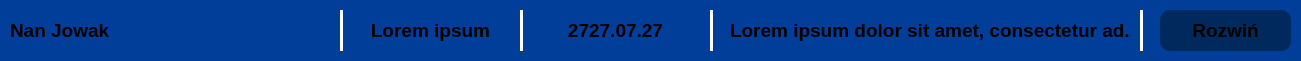
     <widget class="QFrame" name="frame_28">
      <property name="geometry">
       <rect>
        <x>30</x>
        <y>260</y>
        <width>1301</width>
        <height>61</height>
       </rect>
      </property>
      <property name="styleSheet">
       <string notr="true">background-color: rgb(0, 62, 154);
border-radius: 10px;</string>
      </property>
      <property name="frameShape">
       <enum>QFrame::Shape::StyledPanel</enum>
      </property>
      <property name="frameShadow">
       <enum>QFrame::Shadow::Raised</enum>
      </property>
      <widget class="Line" name="line_14">
       <property name="geometry">
        <rect>
         <x>520</x>
         <y>10</y>
         <width>3</width>
         <height>41</height>
        </rect>
       </property>
       <property name="styleSheet">
        <string notr="true">background-color: white;</string>
       </property>
       <property name="orientation">
        <enum>Qt::Orientation::Vertical</enum>
       </property>
      </widget>
      <widget class="Line" name="line_15">
       <property name="geometry">
        <rect>
         <x>710</x>
         <y>10</y>
         <width>3</width>
         <height>41</height>
        </rect>
       </property>
       <property name="styleSheet">
        <string notr="true">background-color: white;</string>
       </property>
       <property name="orientation">
        <enum>Qt::Orientation::Vertical</enum>
       </property>
      </widget>
      <widget class="QLabel" name="label_30">
       <property name="geometry">
        <rect>
         <x>350</x>
         <y>10</y>
         <width>161</width>
         <height>41</height>
        </rect>
       </property>
       <property name="font">
        <font>
         <pointsize>14</pointsize>
         <bold>true</bold>
        </font>
       </property>
       <property name="layoutDirection">
        <enum>Qt::LayoutDirection::LeftToRight</enum>
       </property>
       <property name="styleSheet">
        <string notr="true"/>
       </property>
       <property name="text">
        <string>Lorem ipsum</string>
       </property>
       <property name="textFormat">
        <enum>Qt::TextFormat::RichText</enum>
       </property>
       <property name="alignment">
        <set>Qt::AlignmentFlag::AlignCenter</set>
       </property>
      </widget>
      <widget class="QLabel" name="label_31">
       <property name="geometry">
        <rect>
         <x>10</x>
         <y>10</y>
         <width>311</width>
         <height>41</height>
        </rect>
       </property>
       <property name="font">
        <font>
         <pointsize>14</pointsize>
         <bold>true</bold>
        </font>
       </property>
       <property name="layoutDirection">
        <enum>Qt::LayoutDirection::LeftToRight</enum>
       </property>
       <property name="styleSheet">
        <string notr="true"/>
       </property>
       <property name="text">
        <string>Nan Jowak</string>
       </property>
       <property name="textFormat">
        <enum>Qt::TextFormat::RichText</enum>
       </property>
       <property name="alignment">
        <set>Qt::AlignmentFlag::AlignLeading|Qt::AlignmentFlag::AlignLeft|Qt::AlignmentFlag::AlignVCenter</set>
       </property>
      </widget>
      <widget class="QFrame" name="frame_31">
       <property name="geometry">
        <rect>
         <x>1160</x>
         <y>10</y>
         <width>131</width>
         <height>41</height>
        </rect>
       </property>
       <property name="styleSheet">
        <string notr="true">background-color: rgb(0, 41, 94);
border-radius: 10px;</string>
       </property>
       <property name="frameShape">
        <enum>QFrame::Shape::StyledPanel</enum>
       </property>
       <property name="frameShadow">
        <enum>QFrame::Shadow::Raised</enum>
       </property>
       <widget class="QFrame" name="frame_32">
        <property name="geometry">
         <rect>
          <x>270</x>
          <y>60</y>
          <width>841</width>
          <height>61</height>
         </rect>
        </property>
        <property name="styleSheet">
         <string notr="true">background-color: rgb(0, 62, 154);
border-radius: 10px;</string>
        </property>
        <property name="frameShape">
         <enum>QFrame::Shape::StyledPanel</enum>
        </property>
        <property name="frameShadow">
         <enum>QFrame::Shadow::Raised</enum>
        </property>
       </widget>
       <widget class="QLabel" name="label_35">
        <property name="geometry">
         <rect>
          <x>10</x>
          <y>0</y>
          <width>111</width>
          <height>41</height>
         </rect>
        </property>
        <property name="font">
         <font>
          <pointsize>14</pointsize>
          <bold>true</bold>
         </font>
        </property>
        <property name="layoutDirection">
         <enum>Qt::LayoutDirection::LeftToRight</enum>
        </property>
        <property name="styleSheet">
         <string notr="true"/>
        </property>
        <property name="text">
         <string>Rozwiń</string>
        </property>
        <property name="textFormat">
         <enum>Qt::TextFormat::RichText</enum>
        </property>
        <property name="alignment">
         <set>Qt::AlignmentFlag::AlignCenter</set>
        </property>
       </widget>
      </widget>
      <widget class="Line" name="line_25">
       <property name="geometry">
        <rect>
         <x>1140</x>
         <y>10</y>
         <width>3</width>
         <height>41</height>
        </rect>
       </property>
       <property name="styleSheet">
        <string notr="true">background-color: white;</string>
       </property>
       <property name="orientation">
        <enum>Qt::Orientation::Vertical</enum>
       </property>
      </widget>
      <widget class="QLabel" name="label_36">
       <property name="geometry">
        <rect>
         <x>730</x>
         <y>10</y>
         <width>401</width>
         <height>41</height>
        </rect>
       </property>
       <property name="font">
        <font>
         <pointsize>14</pointsize>
         <bold>true</bold>
        </font>
       </property>
       <property name="layoutDirection">
        <enum>Qt::LayoutDirection::LeftToRight</enum>
       </property>
       <property name="styleSheet">
        <string notr="true">background-color: rgb(0, 62, 154);</string>
       </property>
       <property name="text">
        <string>Lorem ipsum dolor sit amet, consectetur ad...</string>
       </property>
       <property name="textFormat">
        <enum>Qt::TextFormat::RichText</enum>
       </property>
       <property name="alignment">
        <set>Qt::AlignmentFlag::AlignCenter</set>
       </property>
      </widget>
      <widget class="Line" name="line_26">
       <property name="geometry">
        <rect>
         <x>340</x>
         <y>10</y>
         <width>3</width>
         <height>41</height>
        </rect>
       </property>
       <property name="styleSheet">
        <string notr="true">background-color: white;</string>
       </property>
       <property name="orientation">
        <enum>Qt::Orientation::Vertical</enum>
       </property>
      </widget>
      <widget class="QLabel" name="label_37">
       <property name="geometry">
        <rect>
         <x>530</x>
         <y>10</y>
         <width>171</width>
         <height>41</height>
        </rect>
       </property>
       <property name="font">
        <font>
         <pointsize>14</pointsize>
         <bold>true</bold>
        </font>
       </property>
       <property name="layoutDirection">
        <enum>Qt::LayoutDirection::LeftToRight</enum>
       </property>
       <property name="styleSheet">
        <string notr="true"/>
       </property>
       <property name="text">
        <string>2727.07.27</string>
       </property>
       <property name="textFormat">
        <enum>Qt::TextFormat::RichText</enum>
       </property>
       <property name="alignment">
        <set>Qt::AlignmentFlag::AlignCenter</set>
       </property>
      </widget>
     </widget>
